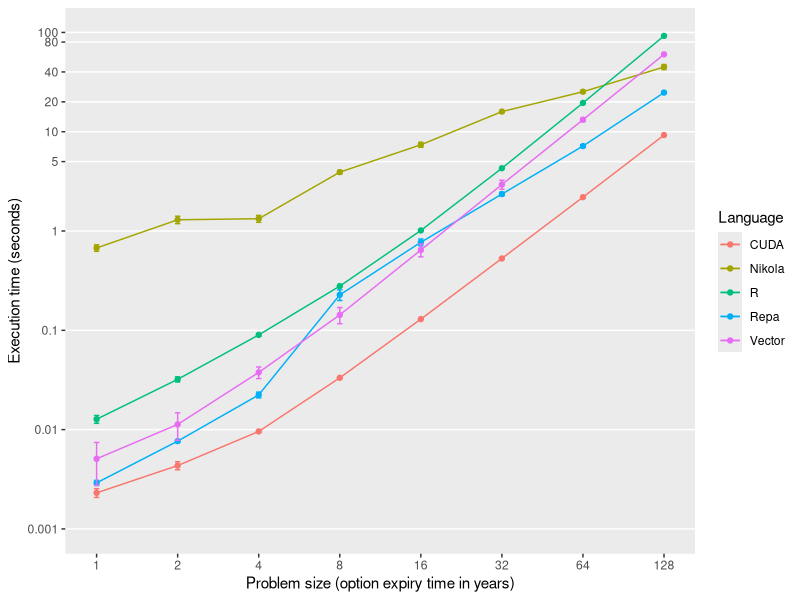

Reproduce this figure in R.
# ggplot2 guide: http://wiki.stdout.org/rcookbook/Graphs/

library(ggplot2)
#library(scales)

# Format the data for plotting
cuda <- read.csv("results/Cuda.csv")
repa <- read.csv("results/Repa.csv")
nikola <- read.csv("results/Nikola-Precompiled.csv")
rlang <- read.csv("results/R.csv")
vector <- read.csv("results/Vector.csv")

dataset <- rbind(cbind(cuda, Language="CUDA")
               , cbind(repa, Language="Repa")
               , cbind(nikola, Language="Nikola")
               , cbind(rlang, Language="R")
               , cbind(vector, Language="Vector"))

frame <- data.frame(Size=dataset[,1]
                  , Time=dataset[,2]
                  , Language=dataset[,8]
                  , Stddev=dataset[,5])


# Plot
p = ggplot(data = frame, aes(x=Size, y=Time, colour=Language))
p = p + geom_line()
p = p + geom_point()

# Error bars
limits <- aes(ymax = Time + Stddev, ymin=Time - Stddev)
p = p + geom_errorbar(limits, width=.02)

# Configure scales
breaks=c(0.001, 0.01, 0.1, 1, 5, 10, 20, 40, 80, 100)
p = p + scale_y_log10(limits = c(0.001,100)
                    , name="Execution time (seconds)"
                    , breaks=breaks
                    , labels=as.character(breaks))
p = p + scale_x_log10(breaks=cuda[,1], name="Problem size (option expiry time in years)")

# Hide unnecessary grid lines
p = p + theme(panel.grid.minor=element_blank(), panel.grid.major.x=element_blank())

# Show the plot
print(p)
